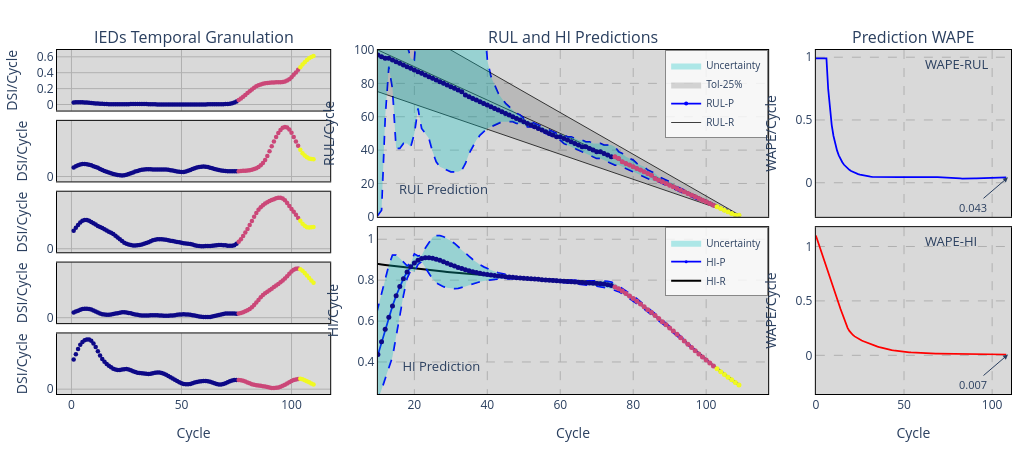

The notebook cell saved with this chart:
### Code cell
PlotSimulation(teda=teda,mode='ply',xi=10, yf=100,ftrs=5,dsi_mode='hide',m3=2)
PlotSimulation(teda=teda,mode='plt',xi=10, yf=100,ftrs=5,dsi_mode='hide',m3=2)
